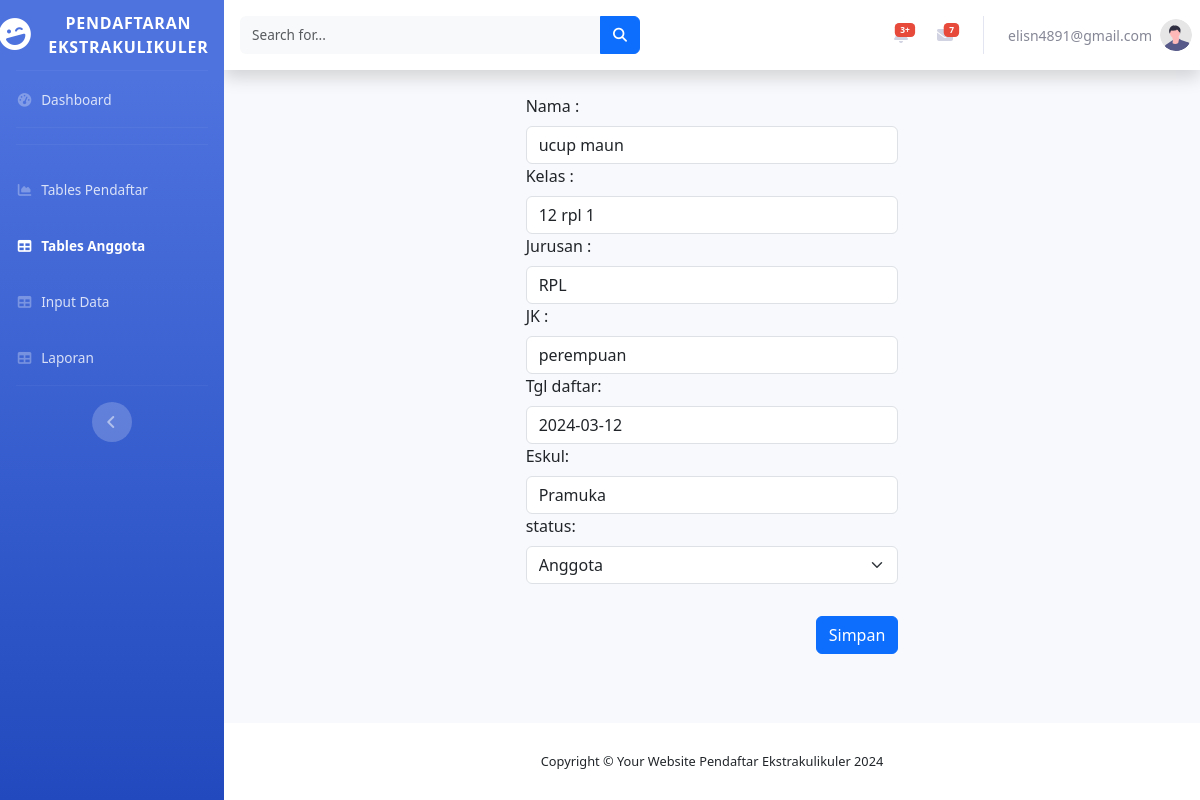
/edit.php?id=35, run on the app's committed database.
### tables this page shows
CREATE TABLE `siswa` (
  `no` int(11) NOT NULL,
  `nama` varchar(100) NOT NULL,
  `first_name` varchar(100) NOT NULL,
  `last_name` varchar(100) NOT NULL,
  `user_id` int(50) NOT NULL,
  `kelas` varchar(50) NOT NULL,
  `jurusan` varchar(50) NOT NULL,
  `jk` varchar(50) NOT NULL,
  `tgl_daftar` varchar(100) NOT NULL,
  `Eskul` varchar(50) NOT NULL,
  `status` varchar(100) NOT NULL
);

### edit.php (the view, shortened to what this page needs)
<!DOCTYPE html>
<html lang="en">
<head>
    <link href="vendor/fontawesome-free/css/all.min.css" rel="stylesheet" type="text/css">
    <link href="css/sb-admin-2.min.css" rel="stylesheet">
    <link href="vendor/datatables/dataTables.bootstrap4.min.css" rel="stylesheet">
    <link href="https://cdn.jsdelivr.net/npm/bootstrap@5.3.2/dist/css/bootstrap.min.css" rel="stylesheet">
    <link href="https://cdn.jsdelivr.net/npm/bootstrap-icons@1.7.2/font/bootstrap-icons.css" rel="stylesheet">
</head>
<body id="page-top">
    <div id="wrapper">
        <ul class="navbar-nav bg-gradient-primary sidebar sidebar-dark accordion" id="accordionSidebar">
            <a class="sidebar-brand d-flex align-items-center justify-content-center" href="index.php">
                <div class="sidebar-brand-icon rotate-n-15">
                    <i class="fas fa-laugh-wink"></i>
                </div>
                <div class="sidebar-brand-text mx-3">PENDAFTARAN EKSTRAKULIKULER <sup></sup></div>
            </a>
            <hr class="sidebar-divider my-0">
            <li class="nav-item">
                <a class="nav-link" href="index.php">
                    <i class="fas fa-fw fa-tachometer-alt"></i>
                    <span>Dashboard</span></a>
            </li>
            <hr class="sidebar-divider">
            <hr class="sidebar-divider">
            <li class="nav-item">
                <a class="nav-link" href="tables1.php">
                    <i class="fas fa-fw fa-chart-area"></i>
                    <span>Tables Pendaftar</span></a>
            </li>
            <li class="nav-item active">
                <a class="nav-link" href="tables.php">
                    <i class="fas fa-fw fa-table"></i>
                    <span>Tables Anggota</span></a>
            </li>
            <li class="nav-item">
                <a class="nav-link" href="input.php">
                    <i class="fas fa-fw fa-table"></i>
                    <span>Input Data</span></a>
            </li>
            <li class="nav-item">
                <a class="nav-link" href="laporan.php">
                    <i class="fas fa-fw fa-table"></i>
                    <span>Laporan</span></a>
            </li>
            <hr class="sidebar-divider d-none d-md-block">
            <div class="text-center d-none d-md-inline">
                <button class="rounded-circle border-0" id="sidebarToggle"></button>
            </div>
        </ul>
        <div id="content-wrapper" class="d-flex flex-column">
            <div id="content">
                <nav class="navbar navbar-expand navbar-light bg-white topbar mb-4 static-top shadow">
                    <form class="d-none d-sm-inline-block form-inline mr-auto ml-md-3 my-2 my-md-0 mw-100 navbar-search">
                        <div class="input-group">
                            <input type="text" class="form-control bg-light border-0 small" placeholder="Search for..." aria-label="Search" aria-describedby="basic-addon2">
                            <div class="input-group-append">
                                <button class="btn btn-primary" type="button">
                                    <i class="fas fa-search fa-sm"></i>
                                </button>
                            </div>
                        </div>
                    </form>
                    <ul class="navbar-nav ml-auto">
                        <li class="nav-item dropdown no-arrow mx-1">
                            <a class="nav-link dropdown-toggle" href="#" id="alertsDropdown" role="button" data-toggle="dropdown" aria-haspopup="true" aria-expanded="false">
                                <span class="badge badge-danger badge-counter">3+</span>
                            </a>
                        </li>
                        <li class="nav-item dropdown no-arrow mx-1">
                            <a class="nav-link dropdown-toggle" href="#" id="messagesDropdown" role="button" data-toggle="dropdown" aria-haspopup="true" aria-expanded="false">
                                <span class="badge badge-danger badge-counter">7</span>
                            </a>
                        </li>
                        <li class="nav-item dropdown no-arrow">
                            <a class="nav-link dropdown-toggle" href="#" id="userDropdown" role="button" data-toggle="dropdown" aria-haspopup="true" aria-expanded="false">
                                <span class="mr-2 d-none d-lg-inline text-gray-600 small">elisn4891@gmail.com</span>
                                <img class="img-profile rounded-circle" src="img/undraw_profile.svg">
                            </a>
                        </li>
                    </ul>
                </nav>
                <div class="container-fluid">
                    <?php
                    include "koneksi.php";
                    $id = $_GET['id'];
                    $ubah = $konek->query("SELECT * FROM siswa WHERE no='$id'");
                    $a = $ubah->fetch_array();
                    ?>
                    <div class="container col-5">
                        <form class="form from-control" action="" method="POST">
                            <div class="mb-3">
                                <label for="exampleInputEmail1" class="form-label">Nama : </label>
                                <input type="text" class="form-control" id="exampleInputEmail1" aria-describedby="emailHelp" name="nama" value="<?= $a['nama'] ?>" required>
                                <label for="exampleInputEmail1" class="form-label">Kelas : </label>
                                <input type="text" class="form-control" id="exampleInputEmail1" aria-describedby="emailHelp" name="kelas" value="<?= $a['kelas'] ?>" required>
                                <label for="exampleInputEmail1" class="form-label">Jurusan : </label>
                                <input type="text" class="form-control" id="exampleInputEmail1" aria-describedby="emailHelp" name="jurusan" value="<?= $a['jurusan'] ?>" required>
                                <label for="exampleInputEmail1" class="form-label">JK : </label>
                                <input type="text" class="form-control" id="exampleInputEmail1" aria-describedby="emailHelp" name="jk" value="<?= $a['jk'] ?>" required>
                                <label for="exampleInputEmail1" class="form-label">Tgl daftar: </label>
                                <input type="text" class="form-control" id="exampleInputEmail1" aria-describedby="emailHelp" name="tgl_daftar" value="<?= $a['tgl_daftar'] ?>" required>
                                <label for="exampleInputEmail1" class="form-label">Eskul: </label>
                                <input type="text" class="form-control" id="exampleInputEmail1" aria-describedby="emailHelp" name="Eskul" value="<?= $a['Eskul'] ?>" required>
                                <div class="mb-3">
                                    <label for="exampleInputEmail1" class="form-label">status: </label>
                                    <select name="status" id="" class="form-select">
                                        <option value="Anggota">Anggota</option>
                                    </select>
                                </div>
                                <div class="text-end">
                                    <button type="submit" class="btn btn-primary mt-3" name="ganti">Simpan</button>
                                </div>
                            </div>
                        </form>
                    </div>
                </div>
            </div>
            <footer class="sticky-footer bg-white">
                <div class="container my-auto">
                    <div class="copyright text-center my-auto">
                        <span>Copyright &copy; Your Website Pendaftar Ekstrakulikuler 2024</span>
                    </div>
                </div>
            </footer>
        </div>
    </div>
</body>
</html>

### data on the page
siswa: nama "ucup maun", kelas "12 rpl 1", jurusan "RPL", jk "perempuan", tgl_daftar "2024-03-12", Eskul "Pramuka"
